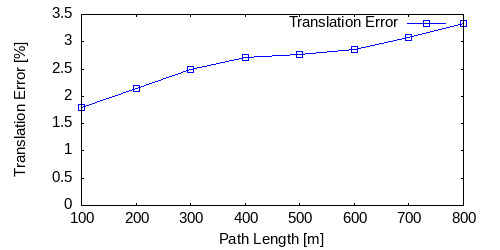

This chart was generated by the following gnuplot code:
set term postscript eps enhanced color
set output "08_avg_tl.eps"
set size ratio 0.5
set yrange [0:*]
set xlabel "Path Length [m]"
set ylabel "Translation Error [%]"
plot "08_avg_tl.txt" using 1:($2*100) title 'Translation Error' lc rgb "#0000FF" pt 4 w linespoints
